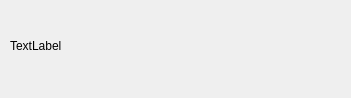
<?xml version="1.0" encoding="UTF-8"?>
<ui version="4.0">
 <class>MyLabel</class>
 <widget class="QWidget" name="MyLabel">
  <property name="geometry">
   <rect>
    <x>0</x>
    <y>0</y>
    <width>351</width>
    <height>98</height>
   </rect>
  </property>
  <property name="windowTitle">
   <string>Form</string>
  </property>
  <widget class="QLabel" name="label">
   <property name="geometry">
    <rect>
     <x>10</x>
     <y>0</y>
     <width>331</width>
     <height>91</height>
    </rect>
   </property>
   <property name="text">
    <string>TextLabel</string>
   </property>
  </widget>
 </widget>
 <resources/>
 <connections/>
</ui>
